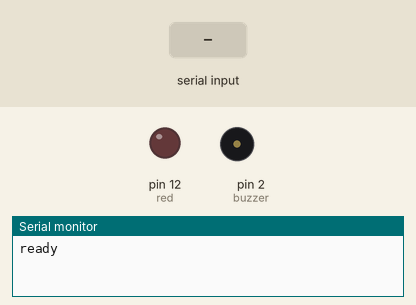
This sketch was run on a simulated Arduino Uno, built with avr-gcc and run on an emulated ATmega328P. Parts: output pins drawn as LEDs (lit = HIGH), buzzer (waves = sounding), the last lines printed to the serial monitor. The test bench sets the inputs (shaded band).

Above: at 1.2 s.
1.3 s: "1" received over the second serial link
At 1.7 s:
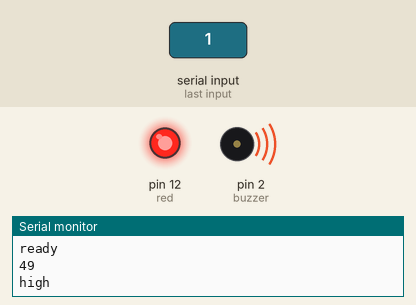
Timing chart, 0 to 4.3 s (numbered marks = the images above; inputs shaded):
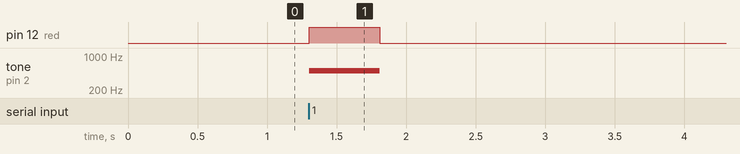

The sketch:

hc06.ino
```cpp
// Bluetooth module test code.

#include <SoftwareSerial.h>

int red = 12;
int buzzer = 2;
int time = 500;

SoftwareSerial bt_comm(7,6);

void setup() {
  // put your setup code here, to run once:
  pinMode(red, OUTPUT);
  pinMode(buzzer, OUTPUT);
  Serial.begin(9600);
  bt_comm.begin(9600);

  Serial.println("ready");
  bt_comm.println("ready");
}

void loop() {
  // put your main code here, to run repeatedly:
  if(bt_comm.available()){
    int input = bt_comm.read();
    Serial.println(input);
    bt_comm.println(input);
    if(input == 49){
      digitalWrite(red,HIGH);
      tone(buzzer, 500);
      Serial.println("high");
      bt_comm.println("high");
      delay(time);
      digitalWrite(red,LOW);
      noTone(buzzer);
    }

  }
}
```

Measured:
- after the input at 1.3 s, pin 12 (red): LOW → HIGH at once, → LOW 0.51 s later; tone on pin 2 (buzzer): silent → 500 Hz at once, → silent 0.51 s later
